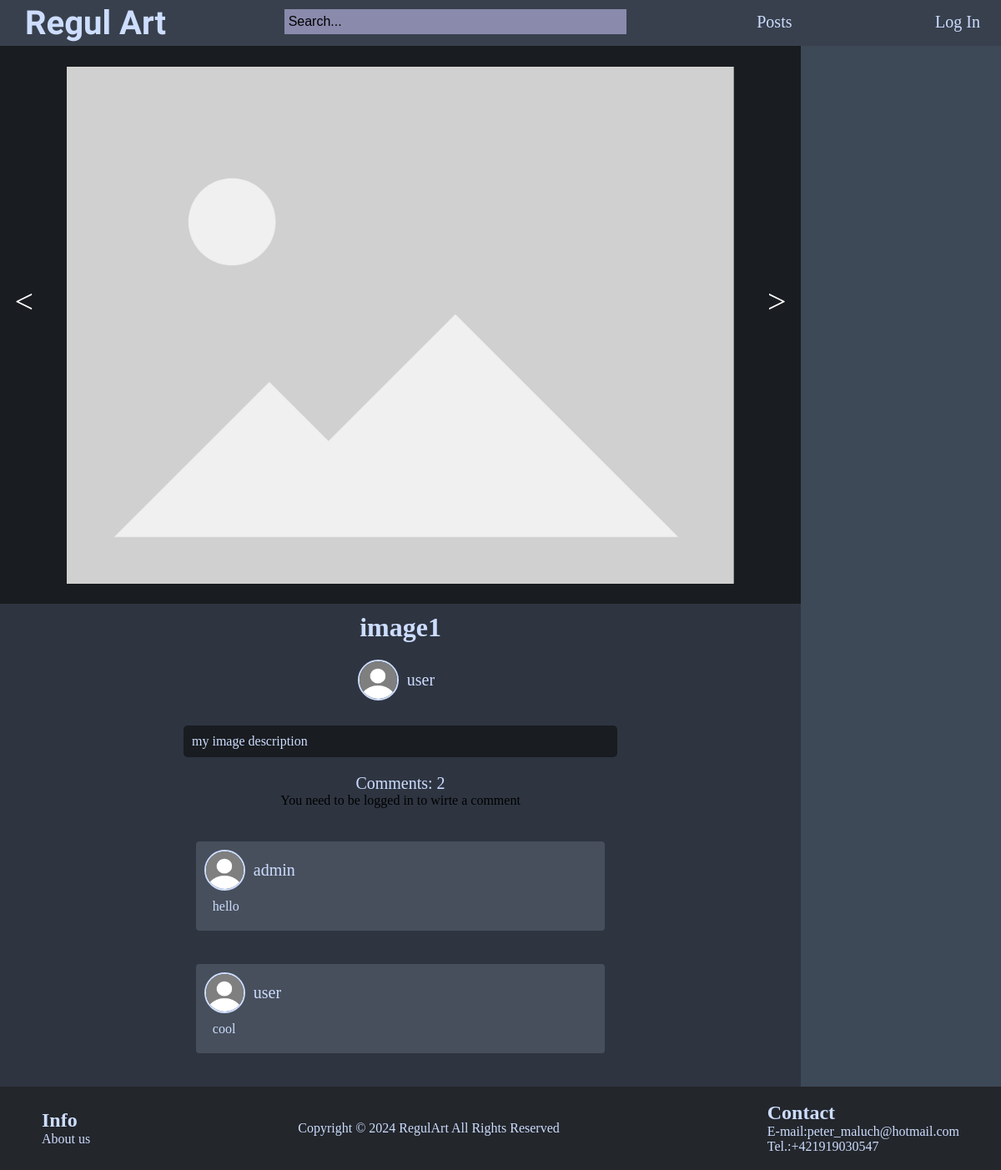
The app's page /templates/image.php?id=1 with its own data.
### tables this page shows
CREATE TABLE `posts` (
  `id` int(11) NOT NULL,
  `image` varchar(100) NOT NULL,
  `name` varchar(50) NOT NULL,
  `userId` int(11) NOT NULL,
  `description` text DEFAULT NULL
);

CREATE TABLE `user` (
  `id` int(11) NOT NULL,
  `username` varchar(20) NOT NULL,
  `email` text NOT NULL,
  `password` text NOT NULL,
  `role` varchar(20) NOT NULL
);

CREATE TABLE `comments` (
  `id` int(11) NOT NULL,
  `comment` text NOT NULL,
  `userId` int(11) NOT NULL,
  `postId` int(11) NOT NULL
);

### _inc/classes/Database.php (called while the page is built, shortened)
<?php
    class Database{
        private $host = 'localhost';
        private $db_name = 'projekt';
        private $user_name = 'root';
        private $password = '';
        protected function connect() {
            try {
                $this->connection = new PDO(
                    "mysql:host=" . $this->host .
                    ";dbname=" . $this->db_name .
                    ";charset=utf8",
                    $this->user_name,
                    $this->password
                );
                $this->connection->setAttribute(PDO::ATTR_ERRMODE, PDO::ERRMODE_WARNING);
                $this->connection->setAttribute(PDO::ATTR_DEFAULT_FETCH_MODE,PDO::FETCH_OBJ);
                return $this->connection;
            } catch(PDOException $e) {
                die("Chyba pripojenia k databáze: " . $e->getMessage());
            }
        }
    }
?>

### _inc/classes/Posts.php (called while the page is built, shortened)
<?php
class Posts extends Database {
    private $db;
    public function __construct(){
        $this->db = $this->connect();
    }
    public function selectPost($imageId){
        try{
            $query =  $this->db->query("SELECT * FROM posts WHERE id=$imageId");
            $image = $query->fetch(PDO::FETCH_ASSOC);
            return $image;
        }catch(PDOException $e){
            return false;
        }
    }
    public function selectUsername($userId){
        try{
            $query =  $this->db->query("SELECT username FROM user WHERE id = $userId");
            $rows = $query->fetch();
            return $rows;
        }catch(PDOException $e){
            echo($e->getMessage());
        }
    }
    public function getCommentCount($postId){
        try{
            $query =  $this->db->query("SELECT COUNT(*) AS count FROM comments WHERE postid = $postId");
            $count = $query->fetch();
            return $count;
        }catch(PDOException $e){
            echo($e->getMessage());
        }
    }
    public function selectComments($postId){
        try{
            $query =  $this->db->query("SELECT * FROM comments WHERE postId = $postId");
            $rows = $query->fetchAll(PDO::FETCH_ASSOC);
            return $rows;
        }catch(PDOException $e){
            echo($e->getMessage());
        }
    }
    public function selectCommentUsername($userId){
        try{
            $query =  $this->db->query("SELECT username FROM user WHERE id = $userId");
            $rows = $query->fetch();
            return $rows;
        }catch(PDOException $e){
            echo($e->getMessage());
        }
    }
}
?>

### templates/image.php (the view, shortened to what this page needs)
<?php
    include_once('partials/header.php');
    $imgId = $_GET["id"];
    $posts_class = new Posts();
    $post = $posts_class->selectPost($imgId);
    $username = $posts_class->selectUsername($post['userId']);
    $comments = $posts_class->selectComments($imgId);
    $commentCount = $posts_class->getCommentCount($imgId);
?>
<div class="imageContent">
    <div class="imageView">
            <div class="slide">
                <?php
                    echo('<a href="image.php?id='.($imgId-1).'"><</a>');
                    echo('
                        <div>
                            <img src="../assets/img/'.$post['image'].'" alt="" class="image">
                        </div>
                    ');
                    echo('<a href="image.php?id='.($imgId+1).'">></a>');
                ?>
            </div>
            <div id="imageInfo">
                <div id="imageArtist">
                    <?php
                        echo('<h1>'.$post['name'].'</h1>');
                    ?>
                    <div class="profile" >
                        <img src="../assets/img/defaultprofile.png" alt="IMAGE">
                        <?php
                            echo('<div>'.$username->username.'</div>');
                        ?>
                    </div>
                </div>
                <div id="imageDesc">
                    <div id="desc">
                        <?php
                        if($post['description'] == null || $post['description'] == ""){
                            echo('No description');
                        }else{
                            echo($post['description']);
                        }
                        ?>
                    </div>
                </div>
                <div id="imageComments">
                    <div id="commentCount">
                        <?php
                            echo('Comments: '.$commentCount->count);
                        ?>
                    </div>
                    <?php
                        if(isset($_SESSION['username'])){
                            echo('
                                <form method="POST" id="commentWrite">
                                    <input type="text" name="comment" placeholder="Write a comment" class="searchBar" required>
                                    <input type="submit" name="addComment" value="Comment" class="button">
                                </form>
                            ');
                        }else{
                            echo('<div>You need to be logged in to wirte a comment</div>');
                        }
                    ?>
                    <div class="comments">
                        <?php
                            for($i=0;$i<count($comments);$i++){
                                $commentUsername = $posts_class->selectCommentUsername($comments[$i]['userId']);
                                echo('
                                    <div class="comment">
                                        <div class="commentProfile">
                                            <div class="profile" >
                                                <img src="../assets/img/defaultprofile.png" alt="IMAGE">
                                                <div>'.$commentUsername->username.'</div>
                                            </div>
                                        </div>
                                        <div class="commentText">'.$comments[$i]['comment'].'</div>
                                    </div>
                                ');
                            }
                        ?>
                    </div>
                </div>
            </div>
        </div>
        <div class="imageRecomended">
        </div>
    </div>
<?php
    include_once('partials/footer.php');
?>

### assets/css/style.css (style rules this page uses)
* { margin: 0px; }
body { background-color: rgb(25, 28, 32); }
.profile { display: flex; align-items: center; text-decoration: none; color: rgb(205, 221, 255); font-size: 20px; cursor: pointer; }
.profile div { margin-right: 10px; margin-left: 10px; }
.profile img { border-radius: 100%; height: 45px; border: 2px solid; }

### assets/css/image.css (style rules this page uses)
.imageContent { display: flex; flex-direction: row; }
.imageView { width: 80%; }
.slide { display: flex; flex-direction: row; align-items: center; justify-content: center; }
.slide a { color: white; font-size: 40px; padding: 20px; cursor: pointer; margin: 20px; text-decoration: none; }
.image { margin-top: 80px; margin-bottom: 20px; max-width: 800px; max-height: 800px; }
#imageInfo { background-color: rgb(46, 53, 65); }
#imageArtist { display: flex; flex-direction: column; justify-content: center; align-items: center; }
#imageArtist h1 { color: rgb(205, 221, 255); margin: 10px; }
#imageArtist div { margin: 10px }
#imageDesc { display: flex; flex-direction: column; justify-content: center; align-items: center; margin: 20px; }
#desc { width: 50%; min-width: 500px; color: rgb(205, 221, 255); background-color: rgb(25, 28, 32); padding: 10px; border-radius: 5px; }
#imageComments { display: flex; flex-direction: column; justify-content: center; align-items: center; }
#commentCount { font-size: 20px; color: rgb(205, 221, 255); }
.comments { display: flex; flex-direction: column; justify-content: center; align-items: center; width: 70%; margin: 20px; }
.comment { background-color: rgb(71, 79, 92); margin: 20px; padding: 10px; border-radius: 4px; width: 70%; color: rgb(205, 221, 255); }
.commentProfile { display: flex; }
.commentText { margin: 10px; }
.imageRecomended { background-color: rgb(62, 73, 87); width: 20%; margin-top: 50px; }

### records on screen
posts: image (placeholder picture), name "image1", description "my image description"
user: username "user"
user: username "admin"
comments: comment "hello"
comments: comment "cool"

### other values on screen
$commentCount->count "2"
